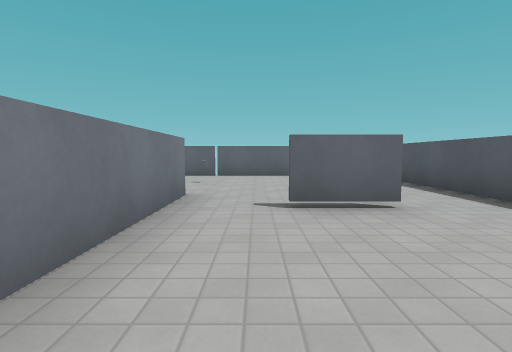
[1] (above)

15 first-person views from a walk through a Godot game level. The camera is 1.2 m above the floor, tilts 4° down and sees 80° across. The floor is counted in squares, 1.98 m on a side. Each view is taken from the middle of a square. On the plan, view 1 faces up. The plan holds only what a view shows up to about 9 squares ahead; the rest is blank. The place goes on beyond the plan. Characters and animated objects are left out. Some surface patterns are stand-ins.

[2]
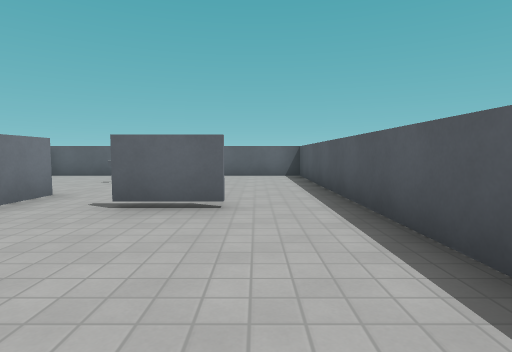

[3]
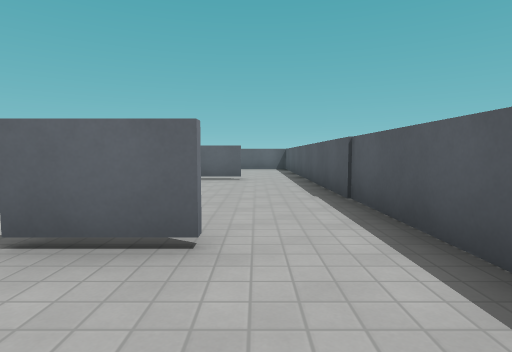

[4]
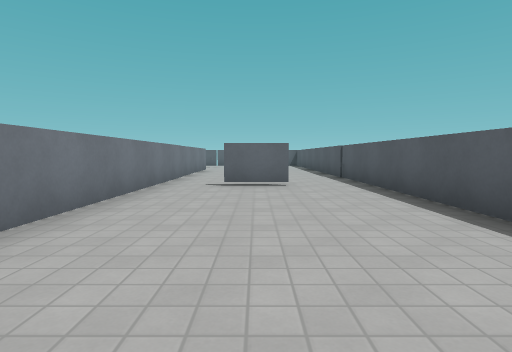

[5]
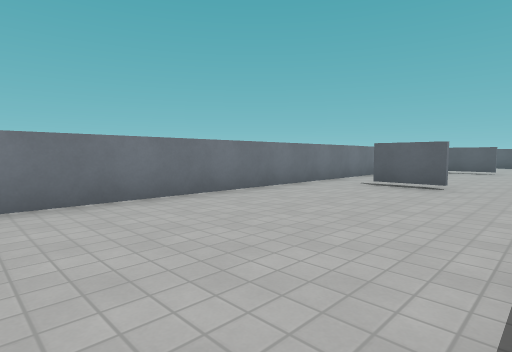

[6]
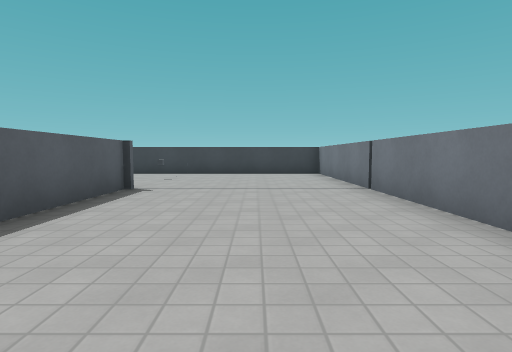

[7]
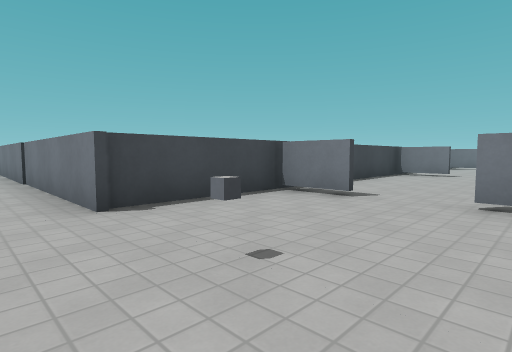

[8]
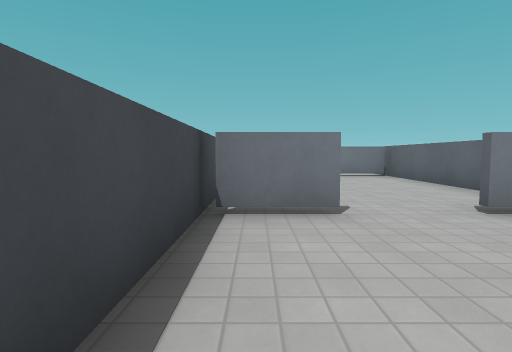

[9]
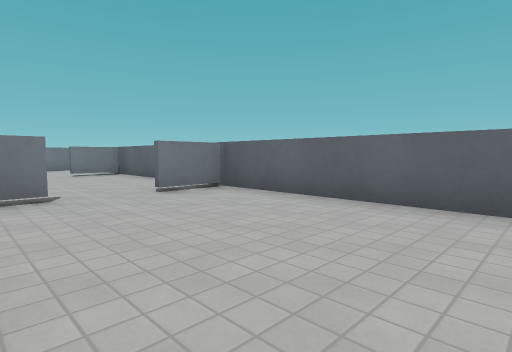

[10]
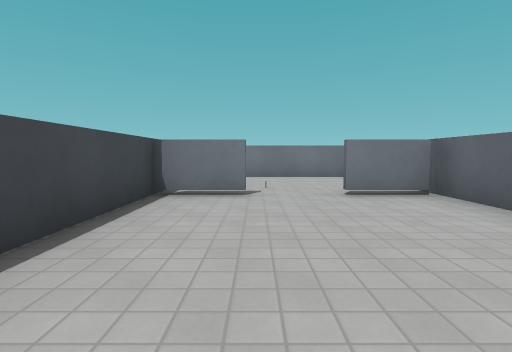

[11]
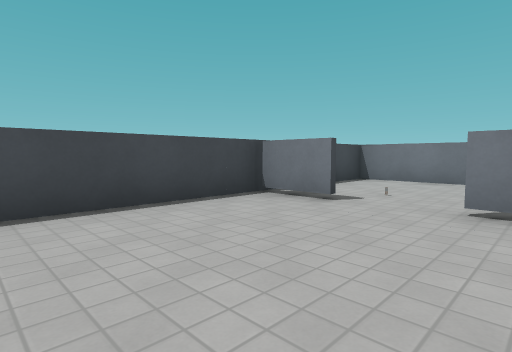

[12]
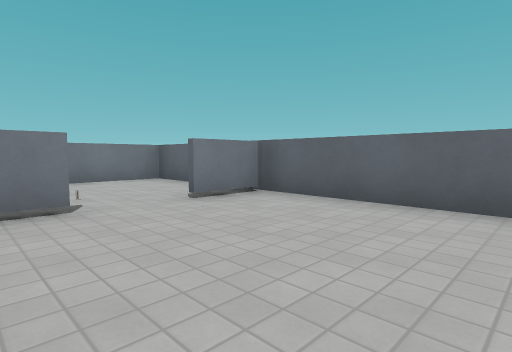

[13]
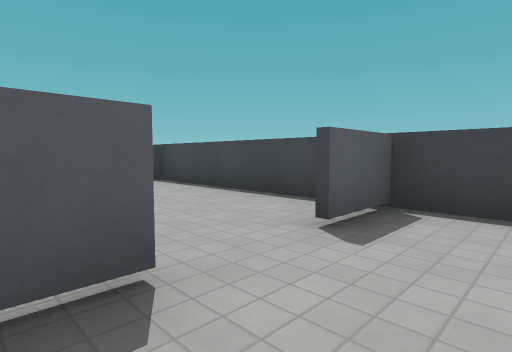

[14]
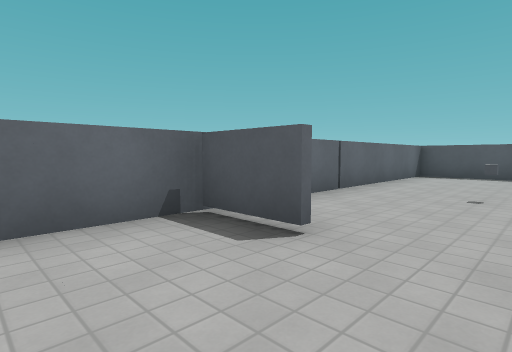

[15]
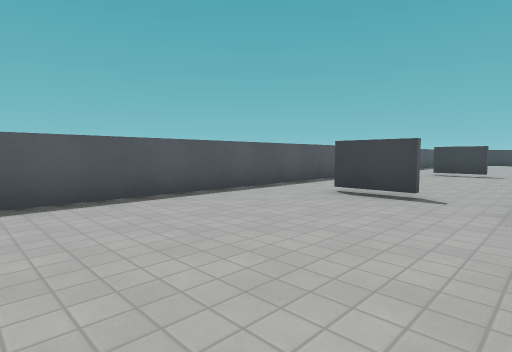

### Floor plan
Ten units are one square. View 1 is at (0, 0); x grows to the right and y downward. Boxes are objects, and circles mark ways between rooms. Rooms are numbered by the first view taken in them; rooms with no view inside come last. Other rooms are left out.
<svg viewBox="-156 -93 194 213">
<path fill="none" stroke="#000" d="M4 20 16 20M18 21 4 21M18 -34 4 -34M4 -35 18 -35M-45 -44 -10 -44 -10 115M-41 -59 -41 -45M33 85 33 -88 -44 -88M-41 -78 -41 -72M-42 -72 -42 -86M-96 -59 -96 -48M-96 -86 -96 -72M-44 -88 -104 -88M-104 -44 -45 -44M-146 -59 -146 -45M-146 -86 -146 -72M-104 -88 -149 -88M-97 -72 -97 -80M-151 -44 -104 -44M-97 -45 -97 -59"/>
<circle cx="-40" cy="-65" r="3" fill="#2a7"/>
<circle cx="-100" cy="-65" r="3" fill="#2a7"/>
<text x="10" y="0">1</text>
<text x="-70" y="-70">2</text>
<text x="-130" y="-70">3</text>
</svg>
Room 1 opens to room 2. Room 2 opens to room 3.

Where each view was taken, in squares from view 1:
view 1: 0 up, 0 right, facing up
view 2: 0 up, 2 right, facing up
view 3: 4 down, 2 right, facing up
view 4: 8 down, 1 right, facing up
view 5: 8 down, 3 right, facing up-left
view 6: 3 down, 1 right, facing down
view 7: 8 up, 0 right, facing down-left
view 8: 5 up, 1 left, facing left
view 9: 5 up, 5 left, facing up-left
view 10: 6 up, 10 left, facing left
view 11: 8 up, 11 left, facing down-left
view 12: 5 up, 11 left, facing up-left
view 13: 8 up, 11 left, facing down-right
view 14: 6 up, 6 left, facing up-right
view 15: 8 up, 1 left, facing down-right
